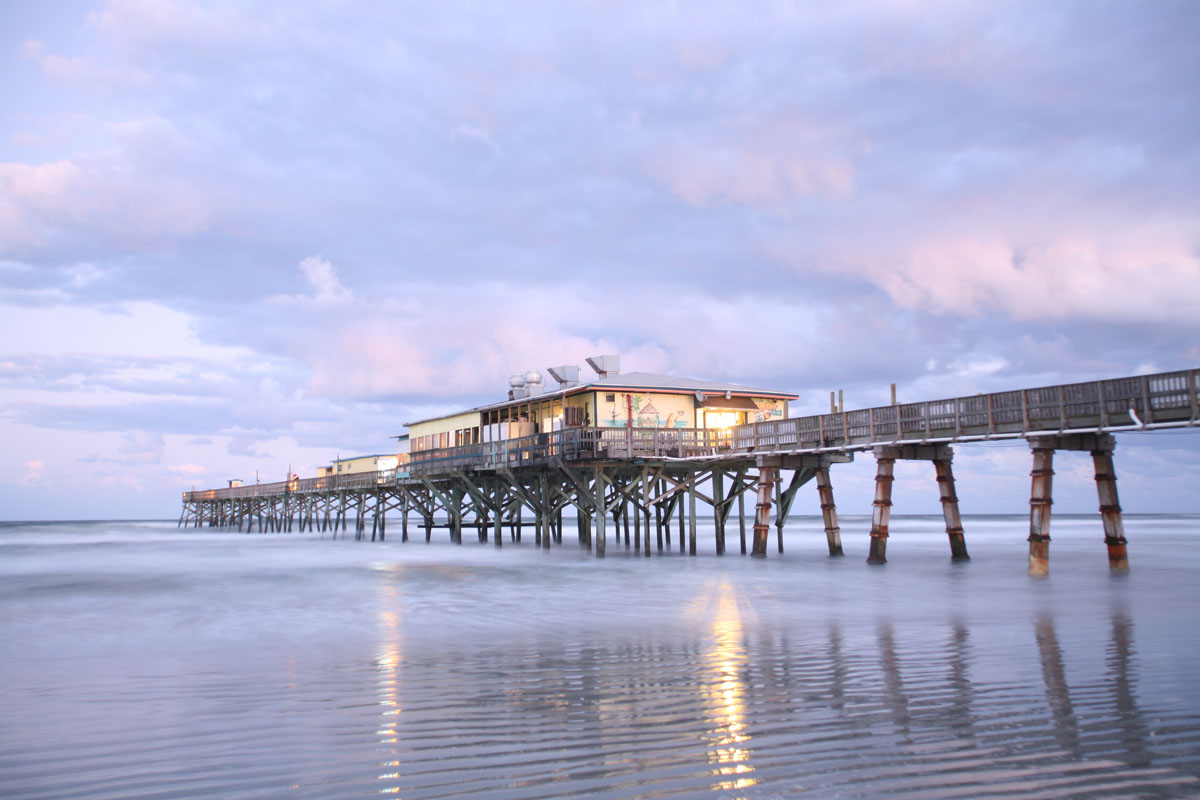
//> input picture Lab3/overexposed.jpg, 1200 x 800 px
$ ./main   (built with g++ and OpenCV 4)
//> lines starting //> are read from the running program, lines starting //| are printed output that depends on the picture
### Lab3/filter.h
#include <opencv2/core.hpp>
#include <opencv2/highgui.hpp>
#include <opencv2/imgproc.hpp>
#include <iostream>

using namespace std;
using namespace cv;

// Generic class implementing a filter with the input and output image data and the parameters
class Filter {

	// Methods

public:

	/* constructor
	   input_img: image to be filtered
	   filter_size : size of the kernel/window of the filter
	*/
	Filter(cv::Mat input_img, int size);

	// perform filtering (in base class do nothing, to be reimplemented in the derived filters)
	void doFilter();

	// get the output of the filter
	cv::Mat getResult();

	//set the window size (square window of dimensions size x size)
	void setSize(int size);

	//get the Window Size
	int getSize();

	// Data

protected:

	// input image
	cv::Mat input_image;

	// output image (filter result)
	cv::Mat result_image;

	// window size
	int filter_size;

};


///Gaussian Filter________________________________________________________
class GaussianFilter : public Filter {
public:
	// place constructor
	GaussianFilter(cv::Mat input_img, int size, double Sigma);

	void doFilter();

	void setSigma(float value);

	double getSigma();

	// additional parameter: standard deviation (sigma)
protected:

	double sigma;

};
///_______________________________________________________________________


///Median Filter__________________________________________________________
class MedianFilter : public Filter {
public:
	// place constructor
	MedianFilter(cv::Mat input_img, int size);

	void doFilter();

};
///_______________________________________________________________________


///Bilateral Filter_______________________________________________________
class BilateralFilter : public Filter {


public:
	// place constructor
	BilateralFilter(cv::Mat input_img, int size, double sigmaColor, double sigmaSpace);

	void doFilter();

	void setSigmaColor(float value);

	void setSigmaSpace(float value);

	double getSigmaColor();

	double getSigmaSpace();

protected:

	// additional parameters: sigma_color, sigma_space
	double sigma_color;
	double sigma_space;

};
///_______________________________________________________________________

### Lab3/filter.cpp
#include <opencv2/core.hpp>
#include <opencv2/highgui.hpp>
#include <opencv2/imgproc.hpp>
#include "filter.h"

using namespace std;
using namespace cv;

// constructor
Filter::Filter(Mat input_img, int size) {

	input_image = input_img;

	if (size % 2 == 0)
		size++;
	filter_size = size;
}


// [5 lines left out: function doFilter, not called in this run]

// get output of the filter
Mat Filter::getResult() {

	return result_image;
}

//set window size (it needs to be odd)
void Filter::setSize(int size) {

	if (size % 2 == 0)
		size++;
	filter_size = size;
}

//get window size
// [4 lines left out: function getSize, not called in this run]


///Gaussian___________________________________________________________________________________________________
GaussianFilter::GaussianFilter(Mat input_img, int size, double Sigma) : Filter(input_img, size) {

	sigma = Sigma;

}

void GaussianFilter::doFilter() {

	result_image = input_image.clone();
	GaussianBlur(input_image, result_image, Size(filter_size, filter_size), sigma, 0, BORDER_DEFAULT);

}

void GaussianFilter::setSigma(float value) {

	sigma = value;

}

// [5 lines left out: function getSigma, not called in this run]

///___________________________________________________________________________________________________________


///Median_____________________________________________________________________________________________________
MedianFilter::MedianFilter(Mat input_img, int filter_size) : Filter(input_img, filter_size) {}

void MedianFilter::doFilter() {

	result_image = input_image.clone();
	medianBlur(input_image, result_image, filter_size);

}

///___________________________________________________________________________________________________________


///Bilateral__________________________________________________________________________________________________
BilateralFilter::BilateralFilter(cv::Mat input_img, int filter_size, double sigmaColor, double sigmaSpace) : Filter(input_img, filter_size) {

	sigma_color = sigmaColor;
	sigma_space =  sigmaSpace;

}

void BilateralFilter::doFilter() {

	result_image = input_image.clone();
	bilateralFilter(input_image, result_image, 7, sigma_color, sigma_space, cv::BORDER_DEFAULT);

}

void BilateralFilter::setSigmaColor(float value) {

	sigma_color = value;

}

void BilateralFilter::setSigmaSpace(float value) {

	sigma_space = value;

}

// [9 lines left out: functions getSigmaColor, getSigmaSpace, not called in this run]

///___________________________________________________________________________________________________________


### Lab3/main.cpp
#include <math.h>
#include <iostream>
#include <stdio.h>
#include <opencv2/core/core.hpp>
#include <opencv2/highgui/highgui.hpp>
#include "opencv2/imgproc/imgproc.hpp"
#include <opencv2/calib3d.hpp>
#include "filter.h"

using namespace std;
using namespace cv;


//Class Parameters____________________________________________________________________________________

///________________________________________________________________________________________________
class MedianParameters {

public:
	cv::Mat input;
	int size = 1;

	MedianFilter filter = MedianFilter(Mat(), 0);


public:

	///Median constructor
	MedianParameters(Mat in, int sz) {
		filter = MedianFilter(in, size);
	}

};
///_______________________________________________________________________________________________


///________________________________________________________________________________________________
class GaussianParameters {

public:
	Mat input;
	int size = 1;
	int sigma = 0.0;

	GaussianFilter filter = GaussianFilter(Mat(), 0, 0);

public:

	///Gaussian Contructor
	GaussianParameters(Mat in, int sz, double sigma) {
		 filter = GaussianFilter(in, sz, sigma);
	}

};
///________________________________________________________________________________________________


///________________________________________________________________________________________________
class BilateralParameters {

public:

	Mat input;
	int size = 1;
	int s_color = 0.0;
	int s_space = 0.0;

	BilateralFilter filter = BilateralFilter(Mat(), 0, 0, 0);


public:

	///Bilateral constructor
	BilateralParameters(Mat in, int sz, double sigma_color, double sigma_space)
	{
		filter = BilateralFilter(in, sz, sigma_color, sigma_space);
	}

};
///________________________________________________________________________________________________

//____________________________________________________________________________________________________


/// CallBack functions_________________________________________________________________________________

void median_onTrackbar(int val, void* obj) {
	MedianParameters mdp = *(MedianParameters*) obj;

	///Update parameters
	mdp.filter.setSize(mdp.size);

	///Apply filter and show result
	mdp.filter.doFilter();
	Mat filter_result = mdp.filter.getResult();
	cv::imshow("Median Filter window", filter_result);

}

void gaussian_onTrackbar(int val, void* obj) {
	GaussianParameters gsp = *(GaussianParameters*)obj;

	///Update parameters
	gsp.filter.setSize(gsp.size);
	gsp.filter.setSigma(gsp.sigma);

	///Apply filter and show result
	gsp.filter.doFilter();
	Mat filter_result = gsp.filter.getResult();
	cv::imshow("Gaussian Filter window", filter_result);
}

void bilateral_onTrackbar(int val, void* obj) {
	BilateralParameters blp = *(BilateralParameters*)obj;

	///Update parameters
	blp.filter.setSize(blp.size);
	blp.filter.setSigmaColor(blp.s_color);
	blp.filter.setSigmaSpace(blp.s_space);

	///Apply filter and show result
	blp.filter.doFilter();
	Mat filter_result = blp.filter.getResult();
	cv::imshow("Bilateral Filter window", filter_result);
}


///____________________________________________________________________________________________________


/// Function provided that shows the histograms________________________________________________________
void showHistogram(vector<Mat>& hists)
{
	// Min/Max computation
	double hmax[3] = { 0,0,0 };
	double min;
	minMaxLoc(hists[0], &min, &hmax[0]);
	minMaxLoc(hists[1], &min, &hmax[1]);
	minMaxLoc(hists[2], &min, &hmax[2]);

	string wname[3] = { "blue", "green", "red" };
	Scalar colors[3] = { Scalar(255,0,0), Scalar(0,255,0), Scalar(0,0,255) };

	vector<Mat> canvas(hists.size());

	// Display each histogram in a canvas
	for (int i = 0, end = hists.size(); i < end; i++)
	{
		canvas[i] = Mat::ones(125, hists[0].rows, CV_8UC3);

		for (int j = 0, rows = canvas[i].rows; j < hists[0].rows - 1; j++)
		{
			cv::line(
				canvas[i],
				Point(j, rows),
				Point(j, rows - (hists[i].at<float>(j) * rows / hmax[i])),
				hists.size() == 1 ? Scalar(200, 200, 200) : colors[i],
				1, 8, 0
			);
		}

		imshow(hists.size() == 1 ? "value" : wname[i], canvas[i]);
		waitKey(0);
	}
}
///____________________________________________________________________________________________________


/// Main_______________________________________________________________________________________________
int main(int argc, char** argv){

	//Parameters inizialization
	Mat src;
	Mat src_2;
	Mat edit_src;
	Mat result;
	Mat edit_result;
	Mat b_hist, g_hist, r_hist; /// bgr color space
	Mat l_hist, a_hist, bb_hist; /// Lab color space
	Mat eq_b_hist, eq_g_hist, eq_r_hist;
	Mat eq_l_hist, eq_a_hist, eq_bb_hist;
	Mat eq_b_plane, eq_g_plane, eq_r_plane;
	Mat eq_l_plane, eq_a_plane, eq_bb_plane;

	vector<Mat> bgr_planes;
	vector<Mat> eq_bgr_planes;
	vector<Mat> lab_planes;

	vector<Mat> histogram;
	vector<Mat> eq_histogram;

	vector<Mat> lab_histogram;
	vector<Mat> eq_lab_histogram;
	vector<Mat> dst;
	vector<Mat> edit_dst;

	int histSize = 256;
	bool uniform = true;
	bool accumulate = false;


	//Loading and displaying the image____________________________________________________________________
	cout << "Loading original image... Done\n\n" << endl;

	src = imread("C:\\Users\\david\\source\\repos\\Histogram_equalization\\overexposed.jpg", 1);
//> src is the input picture: 800 rows x 1200 cols, CV_8UC3; mean B, G, R 206.2, 175, 172.3
	namedWindow("image", WINDOW_AUTOSIZE);
	imshow("image", src);
	waitKey(0);

	//____________________________________________________________________________________________________

	src_2 = src.clone(); /// To be used when working on lab color space later

	//Calculating histograms______________________________________________________________________________

	/// Separate the image in 3 planes ( B, G and R )
	split(src, bgr_planes);
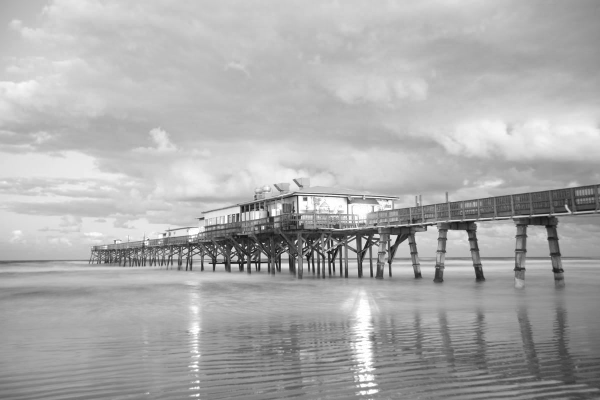
//> bgr_planes[2]: 800 rows x 1200 cols, CV_8UC1 (shown at 1/2 size); min 12, max 255, mean 172.3

	/// Set the ranges (for B,G,R))
	float range[] = { 0, 256 };
	const float* histRange = { range };

	/// Compute the three histograms
	calcHist(&bgr_planes[0], 1, 0, Mat(), b_hist, 1, &histSize, &histRange, uniform, accumulate);
//> b_hist = 256 values, max 35056 at index 255, min 0 at index 0, mean 3750
	calcHist(&bgr_planes[1], 1, 0, Mat(), g_hist, 1, &histSize, &histRange, uniform, accumulate);
//> g_hist = 256 values, max 21375 at index 198, min 0 at index 0, mean 3750
	calcHist(&bgr_planes[2], 1, 0, Mat(), r_hist, 1, &histSize, &histRange, uniform, accumulate);
//> r_hist = 256 values, max 15912 at index 185, min 0 at index 0, mean 3750

	/// Properly filling the vector to be passed as parameter in the function below
	histogram.push_back(b_hist);
	histogram.push_back(g_hist);
	histogram.push_back(r_hist);

	/// Function call
	cout << "Showing histograms for \"RGB\" color space: \n";
	showHistogram(histogram);
//> in showHistogram, `minMaxLoc(hists[0], &min, &hmax[0]);`: min = 0; hmax = [35056, 0, 0]
//> in showHistogram, `minMaxLoc(hists[1], &min, &hmax[1]);`: hmax = [35056, 21375, 0]
//> in showHistogram, `minMaxLoc(hists[2], &min, &hmax[2]);`: hmax = [35056, 21375, 15912]
//> the loop in showHistogram, `for (int i = 0, end = hists.size(); i < end; i++)` made 3 passes
	cout << "Done.\n\n" << endl;

	//____________________________________________________________________________________________________


	//Equalizing each channel_____________________________________________________________________________

	equalizeHist(bgr_planes[0], eq_b_plane);
	equalizeHist(bgr_planes[1], eq_g_plane);
	equalizeHist(bgr_planes[2], eq_r_plane);
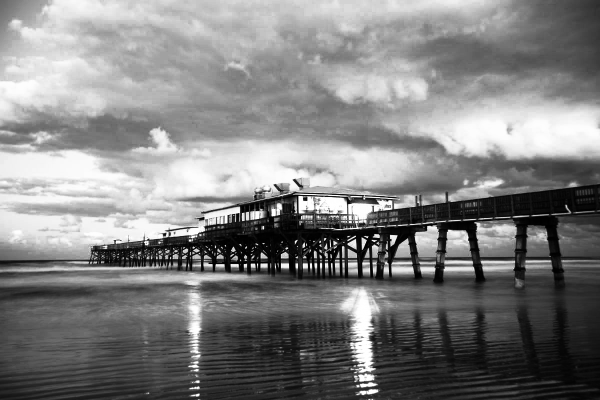
//> eq_r_plane: 800 rows x 1200 cols, CV_8UC1 (shown at 1/2 size); min 0, max 255, mean 128.6

	/// Compute the new histograms
	calcHist(&eq_b_plane, 1, 0, Mat(), eq_b_hist, 1, &histSize, &histRange, uniform, accumulate);
//> eq_b_hist = 256 values, max 35056 at index 255, min 0 at index 61, mean 3750
	calcHist(&eq_g_plane, 1, 0, Mat(), eq_g_hist, 1, &histSize, &histRange, uniform, accumulate);
//> eq_g_hist = 256 values, max 21375 at index 160, min 0 at index 45, mean 3750
	calcHist(&eq_r_plane, 1, 0, Mat(), eq_r_hist, 1, &histSize, &histRange, uniform, accumulate);
//> eq_r_hist = 256 values, max 15912 at index 139, min 0 at index 46, mean 3750

	/// Assembling the equalized image
	dst.push_back(eq_b_plane);
	dst.push_back(eq_g_plane);
	dst.push_back(eq_r_plane);

	merge(dst, result);

	/// Display equalized histogram
	eq_histogram.push_back(eq_b_hist);
	eq_histogram.push_back(eq_g_hist);
	eq_histogram.push_back(eq_r_hist);

	cout << "Showing equalized histograms for \"RGB\" color space: \n";
	showHistogram(eq_histogram);
//> the loop in showHistogram (call 2), `for (int i = 0, end = hists.size(); i < end; i++)` made 3 passes
	cout << "Done.\n" << endl;

	/// Display equalized image
	cout << "Equalized image: \n\n";
	namedWindow("image", WINDOW_AUTOSIZE);
	imshow("image", result);
	waitKey(0);

	//____________________________________________________________________________________________________


	//Working on a different color space__________________________________________________________________

	cout << "Now working on \"lab\" color space. \n" << endl;

	///Calculating histograms_____________________________________________________________________________

	/// Transforming the image in a different color space
	cvtColor(src_2, edit_src, COLOR_BGR2Lab);
//> edit_src: 800 rows x 1200 cols, CV_8UC3; mean of channels 0, 1, 2 183.3, 133.6, 112.1

	///Displaying the original image in the new colorspace
	cout << "Image in \"lab\" color space: \n\n";
	namedWindow("image", WINDOW_AUTOSIZE);
	imshow("image", edit_src);
	waitKey(0);

	/// Separate the image in 3 planes ( L, a and b )
	cv::split(edit_src, lab_planes);
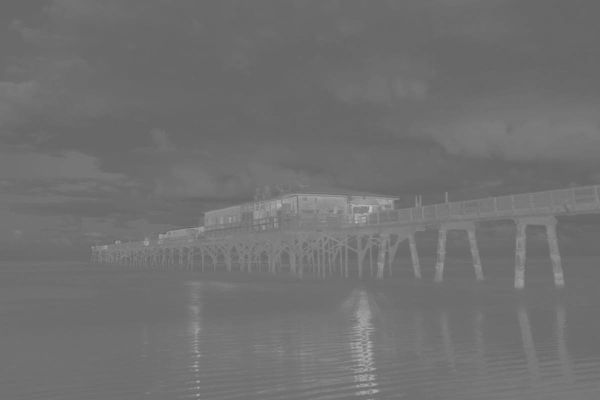
//> lab_planes[2]: 800 rows x 1200 cols, CV_8UC1 (shown at 1/2 size); min 90, max 198, mean 112.1

	/// Compute the three histograms of the new color channels
	calcHist(&lab_planes[0], 1, 0, Mat(), l_hist, 1, &histSize, &histRange, uniform, accumulate);
//> l_hist = 256 values, max 21153 at index 218, min 0 at index 0, mean 3750
	calcHist(&lab_planes[1], 1, 0, Mat(), a_hist, 1, &histSize, &histRange, uniform, accumulate);
//> a_hist = 256 values, max 256719 at index 133, min 0 at index 0, mean 3750
	calcHist(&lab_planes[2], 1, 0, Mat(), bb_hist, 1, &histSize, &histRange, uniform, accumulate);
//> bb_hist = 256 values, max 101549 at index 109, min 0 at index 0, mean 3750

	/// Properly filling the vector
	lab_histogram.push_back(l_hist);
	lab_histogram.push_back(a_hist);
	lab_histogram.push_back(bb_hist);

	cout << "Showing histograms for \"lab\" color space: \n";
	showHistogram(lab_histogram);
//> in showHistogram (call 3), `minMaxLoc(hists[0], &min, &hmax[0]);`: hmax = [21153, 0, 0]
//> in showHistogram (call 3), `minMaxLoc(hists[1], &min, &hmax[1]);`: hmax = [21153, 256719, 0]
//> in showHistogram (call 3), `minMaxLoc(hists[2], &min, &hmax[2]);`: hmax = [21153, 256719, 101549]
//> the loop in showHistogram (call 3), `for (int i = 0, end = hists.size(); i < end; i++)` made 3 passes
//> after the loop in showHistogram (call 3), `for (int i = 0, end = hists.size(); i < end; i++)`:
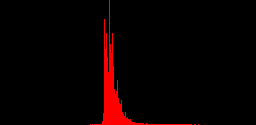
//> canvas[2]: 125 rows x 256 cols, CV_8UC3; mean B, G, R 1, 0, 10
	cout << "Done.\n\n" << endl;
	///___________________________________________________________________________________________________

	///Equalizing only one channel________________________________________________________________________

	equalizeHist(lab_planes[0], eq_l_plane); //plane [0] equalization
	eq_a_plane = lab_planes[1].clone();
	eq_bb_plane = lab_planes[2].clone();

	/// Compute the new histogram
	calcHist(&eq_l_plane, 1, 0, Mat(), eq_l_hist, 1, &histSize, &histRange, uniform, accumulate);
//> eq_l_hist = 256 values, max 21153 at index 222, min 0 at index 41, mean 3750

	/// Display equalized histogram
	eq_lab_histogram.push_back(eq_l_hist);
	eq_lab_histogram.push_back(a_hist);
	eq_lab_histogram.push_back(bb_hist);

	cout << "Showing equalized histogram(s) for \"lab\" color space: \n";
	showHistogram(eq_lab_histogram);
	cout << "Done.\n\n" << endl;

	/// Assembling the equalized image
	edit_dst.push_back(eq_l_plane);
	edit_dst.push_back(eq_a_plane);
	edit_dst.push_back(eq_bb_plane);

	merge(edit_dst, edit_result);
	cvtColor(edit_result, edit_result, COLOR_Lab2BGR);
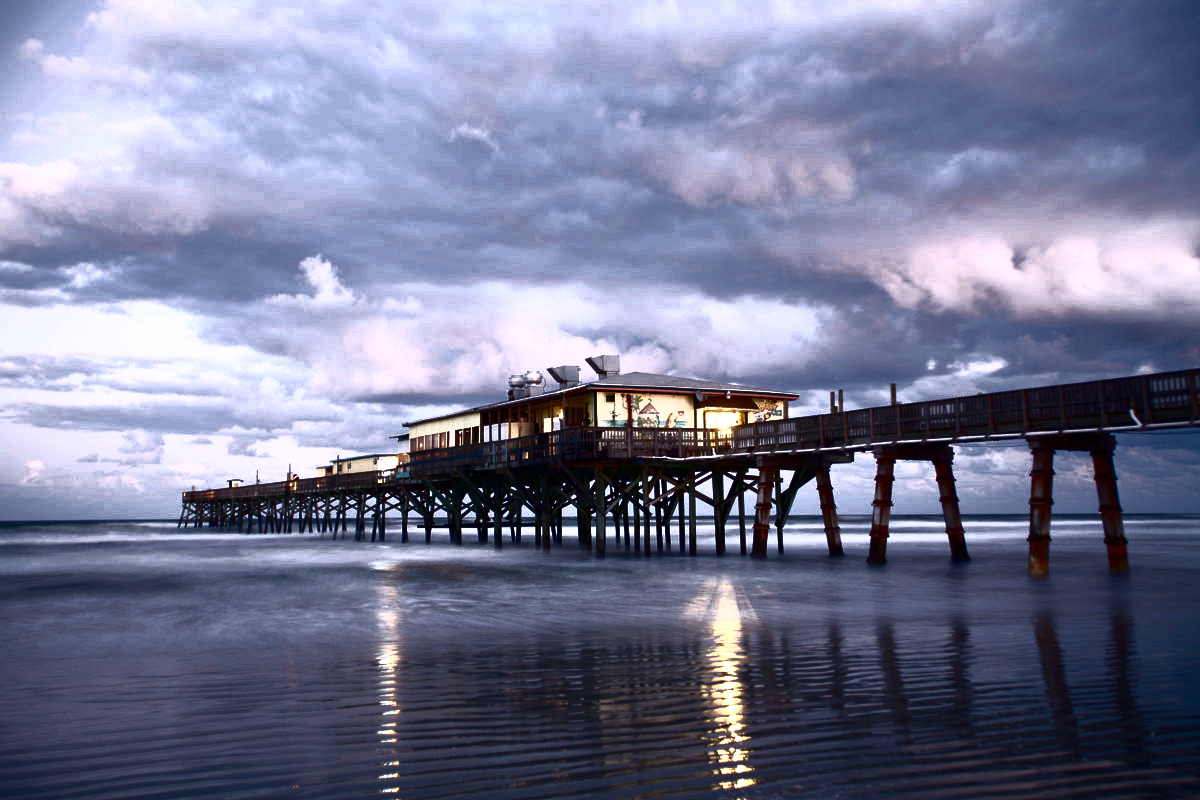
//> edit_result: 800 rows x 1200 cols, CV_8UC3; mean B, G, R 149.9, 122.3, 118.8

	/// Display equalized image
	cout << "Image in \"lab\" color space with only one equalized channel: \n";
	namedWindow("image", WINDOW_AUTOSIZE);
	imshow("image", edit_result);
	waitKey(0);
	cout << "Done.\n\n" << endl;

	///___________________________________________________________________________________________________

	//____________________________________________________________________________________________________


	//Filtering___________________________________________________________________________________________


	cout << "Showing image windows with trackbars for filter parameters: \n";


	/// Median____________________________________________________________________________________________

	MedianParameters medianParameters(edit_result, 0);
	namedWindow("Median Filter window");
	createTrackbar("kSize", "Median Filter window", &(medianParameters.size), 15, median_onTrackbar, (void*) (&medianParameters));
	median_onTrackbar(1, (void*)(&medianParameters));
	waitKey(0);
	///___________________________________________________________________________________________________

	/// Gaussian__________________________________________________________________________________________
	GaussianParameters gaussianParameters(edit_result, 0,0);
	namedWindow("Gaussian Filter window");
	createTrackbar("kSize", "Gaussian Filter window", &(gaussianParameters.size), 15, gaussian_onTrackbar, (void*)(&gaussianParameters));
	createTrackbar("sigma", "Gaussian Filter window", &(gaussianParameters.sigma), 200, gaussian_onTrackbar, (void*)(&gaussianParameters));
	gaussian_onTrackbar(1, (void*)(&gaussianParameters));
	waitKey(0);
	///___________________________________________________________________________________________________

	/// Bilateral_________________________________________________________________________________________
	BilateralParameters bilateralParameters(edit_result,0,0,0);
	namedWindow("Bilateral Filter window");
	createTrackbar("kSize", "Bilateral Filter window", &(bilateralParameters.size), 15, bilateral_onTrackbar, (void*)(&bilateralParameters));
	createTrackbar("sigmaColor", "Bilateral Filter window", &(bilateralParameters.s_color), 200, bilateral_onTrackbar, (void*)(&bilateralParameters));
	createTrackbar("sigmaSpace", "Bilateral Filter window", &(bilateralParameters.s_space), 200, bilateral_onTrackbar, (void*)(&bilateralParameters));
	bilateral_onTrackbar(1, (void*)(&bilateralParameters));
	waitKey(0);
	///___________________________________________________________________________________________________

	waitKey(0);

	//____________________________________________________________________________________________________
	return 0;


}
///____________________________________________________________________________________________________
